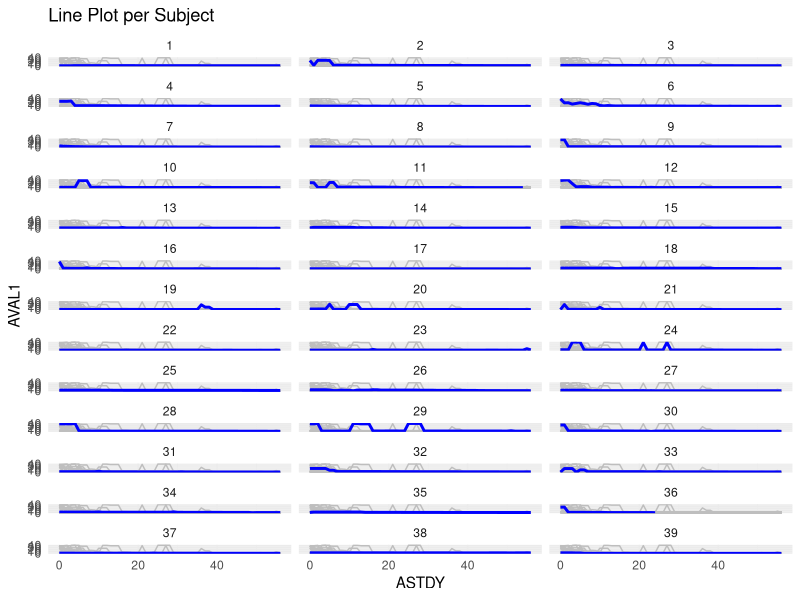
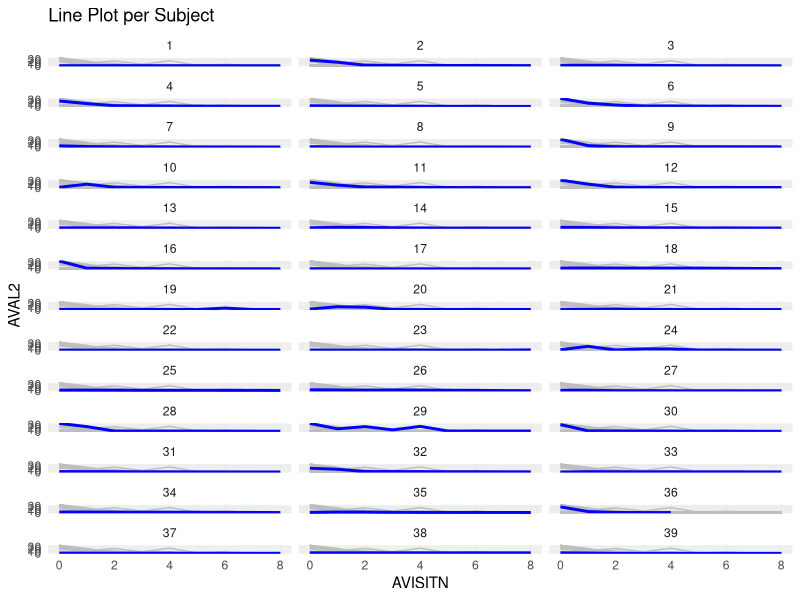

The R source for these figures, in order:
data <- read.csv("202505/WW_GCdose.csv",
    header = TRUE, sep = ",", quote = "\"",
    dec = ".", fill = TRUE, comment.char = "", stringsAsFactors = FALSE
)

names(data)
# [1] "SUBJID"  "ASTDY"   "AVAL1"   "AVISITN" "AVISIT"  "AVAL2"

# Split dataset into two parts

# First dataset: SUBJID, ASTDY, AVAL1
data1 <- data[, c("SUBJID", "ASTDY", "AVAL1")]

# Second dataset: SUBJID, AVISIT, AVISITN, AVAL2
data2 <- data[, c("SUBJID", "AVISIT", "AVISITN", "AVAL2")]

# Remove duplicate rows from data2
data2 <- unique(data2)

# Optional: preview the new datasets
head(data1)
head(data2)

library(dplyr)
library(tidyr)
library(ggplot2)

# data1 is assumed to be already read with columns: SUBJID, ASTDY, AVAL1
# Create a vector of unique subjects (panels)
subjects <- unique(data1$SUBJID)

# Create a new data frame that is a Cartesian join: for each panel (SUBJID = panel),
# attach all rows of data1; then flag rows that come from the panel subject.
panel_data <- expand.grid(panel = subjects, dummy = 1) %>%
    inner_join(data1 %>% mutate(dummy = 1), by = "dummy") %>%
    select(-dummy) %>%
    mutate(highlight = ifelse(SUBJID == panel, "current", "other"))

# Create the plot:
ggplot() +
    # Draw the other subjects first in gray
    geom_line(
        data = panel_data %>% filter(highlight == "other"),
        aes(x = ASTDY, y = AVAL1, group = SUBJID),
        color = "gray", alpha = 1
    ) +
    # Draw the current subject on top in blue
    geom_line(
        data = panel_data %>% filter(highlight == "current"),
        aes(x = ASTDY, y = AVAL1, group = SUBJID),
        color = "blue", size = 1
    ) +
    facet_wrap(~panel, ncol = 3) +
    labs(
        title = "Line Plot per Subject",
        x = "ASTDY", y = "AVAL1"
    ) +
    theme_minimal()

# Create a vector of unique subjects (panels)

panel_data <- expand.grid(panel = subjects, dummy = 1) %>%
    inner_join(data2 %>% mutate(dummy = 1), by = "dummy") %>%
    select(-dummy) %>%
    mutate(highlight = ifelse(SUBJID == panel, "current", "other"))

# Create the plot:
ggplot() +
    # Draw the other subjects first in gray
    geom_line(
        data = panel_data %>% filter(highlight == "other"),
        aes(x = AVISITN, y = AVAL2, group = SUBJID),
        color = "gray", alpha = 1
    ) +
    # Draw the current subject on top in blue
    geom_line(
        data = panel_data %>% filter(highlight == "current"),
        aes(x = AVISITN, y = AVAL2, group = SUBJID),
        color = "blue", size = 1
    ) +
    facet_wrap(~panel, ncol = 3) +
    labs(
        title = "Line Plot per Subject",
        x = "AVISITN", y = "AVAL2"
    ) +
    theme_minimal()
